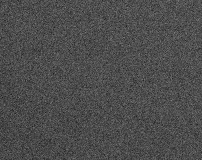
#> input picture histogram/experimentV1/noisy_image5.png, 202 x 160 px
$ python scriptToFindParameters.py
#> lines starting #> are read from the running program, lines starting #| are printed output that depends on the picture
import cv2
import numpy as np
from matplotlib import pyplot as plt


# Načítajte zašumený obrázok (nahraďte cestu k vášmu zašumenému obrázku)
# noisy_image = cv2.imread('noisy_image0.png', cv2.IMREAD_GRAYSCALE)

# Skuska nad umelecky vytvorenym obrazkom
noisy_image = cv2.imread('noisy_image5.png', cv2.IMREAD_GRAYSCALE)
#> noisy_image is the input picture: shape (160, 202); min 24, max 130, mean 76.8

# Získajte histogram zašumeného obrázka
hist = cv2.calcHist([noisy_image], [0], None, [256], [0, 256])
#> hist = 256 values, max 1001 at index 75, min 0 at index 0, mean 126.2

# Normalizujte histogram, aby sme získali odhad pravdepodobnostnej distribúcie
total_pixels = noisy_image.size
#> total_pixels = 32320
normalized_hist = hist / total_pixels
#> normalized_hist = 256 values, max 0.031 at index 75, min 0 at index 0, mean 0.00391

# Inicializujte premenné pre výpočet strednej hodnoty a rozptylu
estimated_mu = 0
estimated_variance = 0

# Vypočítajte odhad strednej hodnoty
for i in range(256):
    estimated_mu += i * normalized_hist[i]
#> this loop made 256 passes
#> estimated_mu on passes 1 to 3: [0], [0], [0]
#> after the loop, estimated_mu = [76.75]

# Vypočítajte odhad rozptylu
for i in range(256):
    estimated_variance += (i - estimated_mu) ** 2 * normalized_hist[i]
#> this loop made 256 passes
#> after the loop, estimated_variance = [175.1]

# Vypočítajte odhad štandardnej odchýlky
estimated_sigma = np.sqrt(estimated_variance)
#> estimated_sigma = [13.23]

# Zobrazte odhadnuté parametre
print(f"Odhadovaná stredná hodnota (mu): {estimated_mu[0]:.2f}")
#| Odhadovaná stredná hodnota (mu): 76.75
print(f"Odhadovaný rozptyl (sigma^2): {estimated_variance[0]:.2f}")
#| Odhadovaný rozptyl (sigma^2): 175.13
print(f"Odhadovaná štandardná odchýlka (sigma): {estimated_sigma[0]:.2f}")
#| Odhadovaná štandardná odchýlka (sigma): 13.23

# Zobrazte zašumený obrázok a jeho histogram
plt.subplot(1, 2, 1)
plt.title("Zašumený obrázok")
plt.imshow(noisy_image, cmap='gray')
plt.axis('off')

plt.subplot(1, 2, 2)
plt.title("Odhadnutý histogram")
plt.hist(noisy_image.ravel(), bins=256, range=(0, 256), color='gray')
plt.xlabel("Intenzita pixlov")
plt.ylabel("Počet pixlov")

plt.tight_layout()
plt.show()
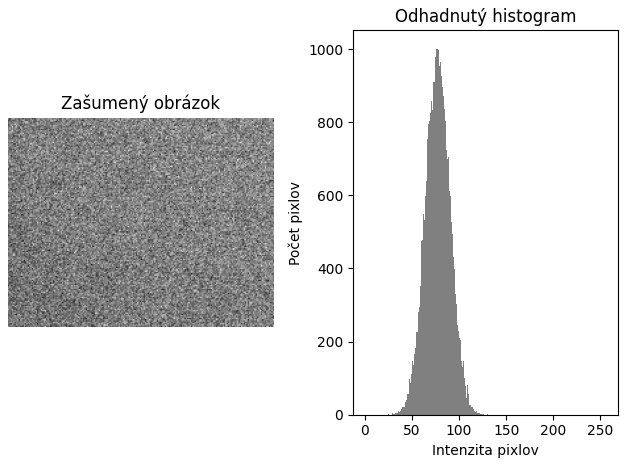
#> figure drawn by matplotlib, 2 panels; panel 2: tallest bar 1001 high, from x = 75 to 76

$ run again, with histogram/experimentV1/noisy_image0.png copied over histogram/experimentV1/noisy_image5.png
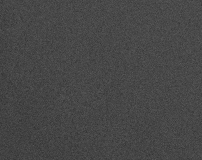
#> input picture histogram/experimentV1/noisy_image0.png, 202 x 160 px
#> noisy_image is the input picture: shape (160, 202); min 49, max 93, mean 70.9
#> hist = 256 values, max 2320 at index 71, min 0 at index 0, mean 126.2
#> normalized_hist = 256 values, max 0.0718 at index 71, min 0 at index 0, mean 0.00391
#> the loop `for i in range(256):` made 256 passes
#> estimated_mu on passes 1 to 3: [0], [0], [0]
#> after the loop `for i in range(256):`: estimated_mu = [70.86]
#> the loop `for i in range(256):` made 256 passes
#> after the loop `for i in range(256):`: estimated_variance = [31.57]
#> estimated_sigma = [5.62]
#| Odhadovaná stredná hodnota (mu): 70.86
#| Odhadovaný rozptyl (sigma^2): 31.57
#| Odhadovaná štandardná odchýlka (sigma): 5.62
#> `plt.show()`:
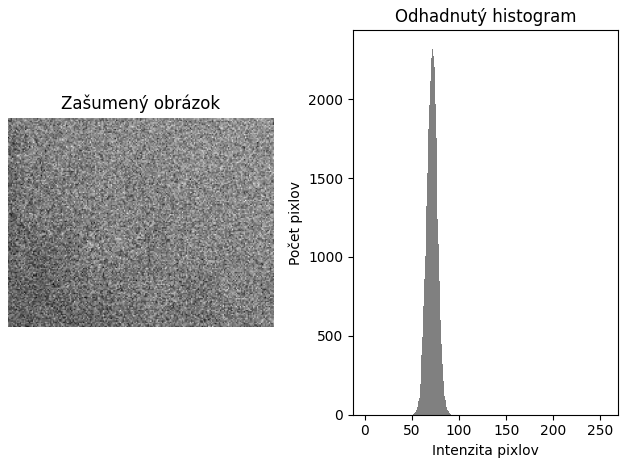
#> figure drawn by matplotlib, 2 panels; panel 2: tallest bar 2320 high, from x = 71 to 72

$ run again, with histogram/experimentV1/noisy_image1.png copied over histogram/experimentV1/noisy_image5.png
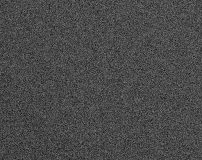
#> input picture histogram/experimentV1/noisy_image1.png, 202 x 160 px
#> noisy_image is the input picture: shape (160, 202); min 24, max 127, mean 73.7
#> hist = 256 values, max 991 at index 74, min 0 at index 0, mean 126.2
#> normalized_hist = 256 values, max 0.0307 at index 74, min 0 at index 0, mean 0.00391
#> the loop `for i in range(256):` made 256 passes
#> estimated_mu on passes 1 to 3: [0], [0], [0]
#> after the loop `for i in range(256):`: estimated_mu = [73.72]
#> the loop `for i in range(256):` made 256 passes
#> after the loop `for i in range(256):`: estimated_variance = [197.6]
#> estimated_sigma = [14.06]
#| Odhadovaná stredná hodnota (mu): 73.72
#| Odhadovaný rozptyl (sigma^2): 197.58
#| Odhadovaná štandardná odchýlka (sigma): 14.06
#> `plt.show()`:
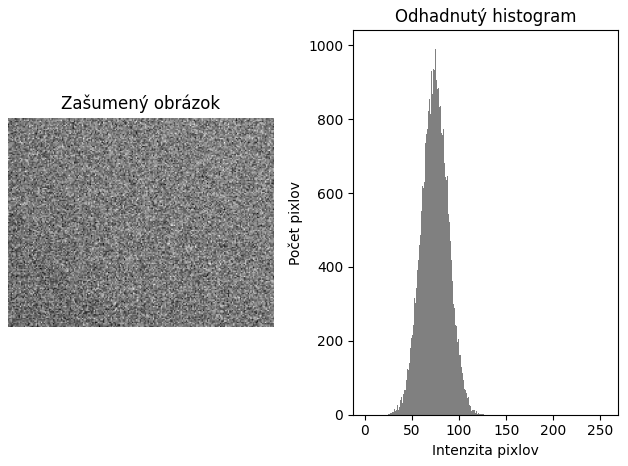
#> figure drawn by matplotlib, 2 panels; panel 2: tallest bar 991 high, from x = 74 to 75

$ run again, with histogram/experimentV1/noisy_image2.png copied over histogram/experimentV1/noisy_image5.png
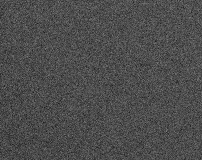
#> input picture histogram/experimentV1/noisy_image2.png, 202 x 160 px
#> noisy_image is the input picture: shape (160, 202); min 25, max 127, mean 76.8
#> hist = 256 values, max 965 at index 76, min 0 at index 0, mean 126.2
#> normalized_hist = 256 values, max 0.0299 at index 76, min 0 at index 0, mean 0.00391
#> the loop `for i in range(256):` made 256 passes
#> estimated_mu on passes 1 to 3: [0], [0], [0]
#> after the loop `for i in range(256):`: estimated_mu = [76.81]
#> the loop `for i in range(256):` made 256 passes
#> after the loop `for i in range(256):`: estimated_variance = [200.1]
#> estimated_sigma = [14.15]
#| Odhadovaná stredná hodnota (mu): 76.81
#| Odhadovaný rozptyl (sigma^2): 200.11
#| Odhadovaná štandardná odchýlka (sigma): 14.15
#> `plt.show()`:
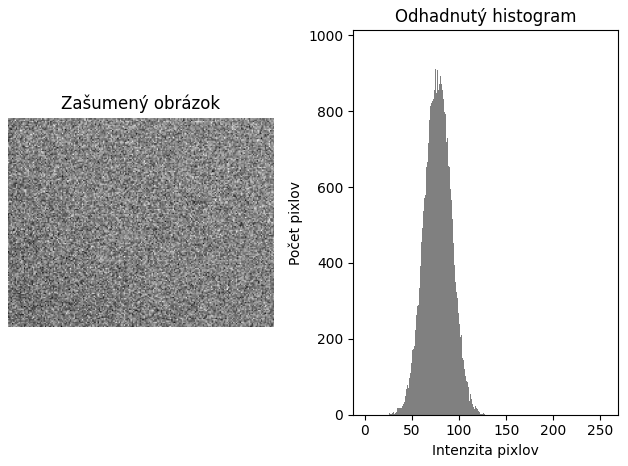
#> figure drawn by matplotlib, 2 panels; panel 2: tallest bar 965 high, from x = 76 to 77
